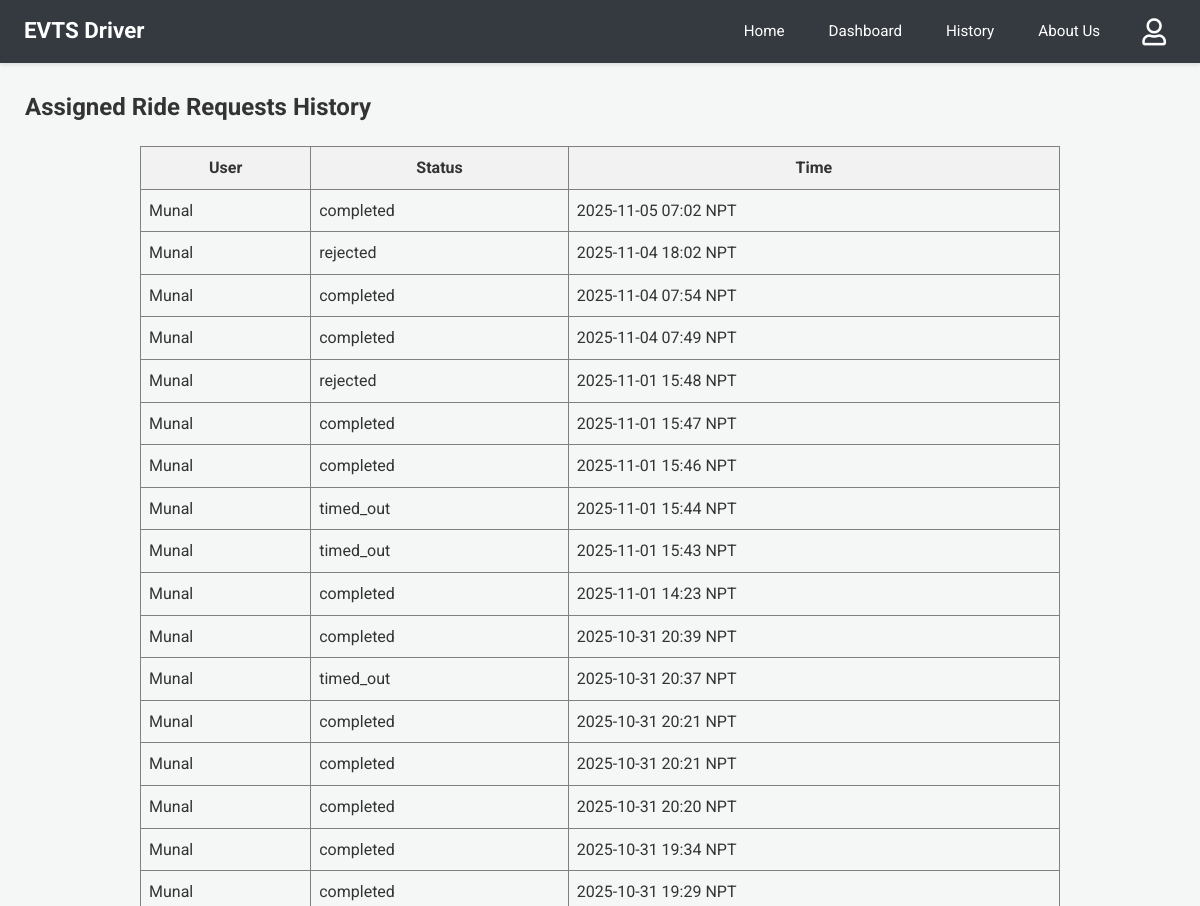
The page /driver-history (signed in, upper part) on the database as committed earlier.
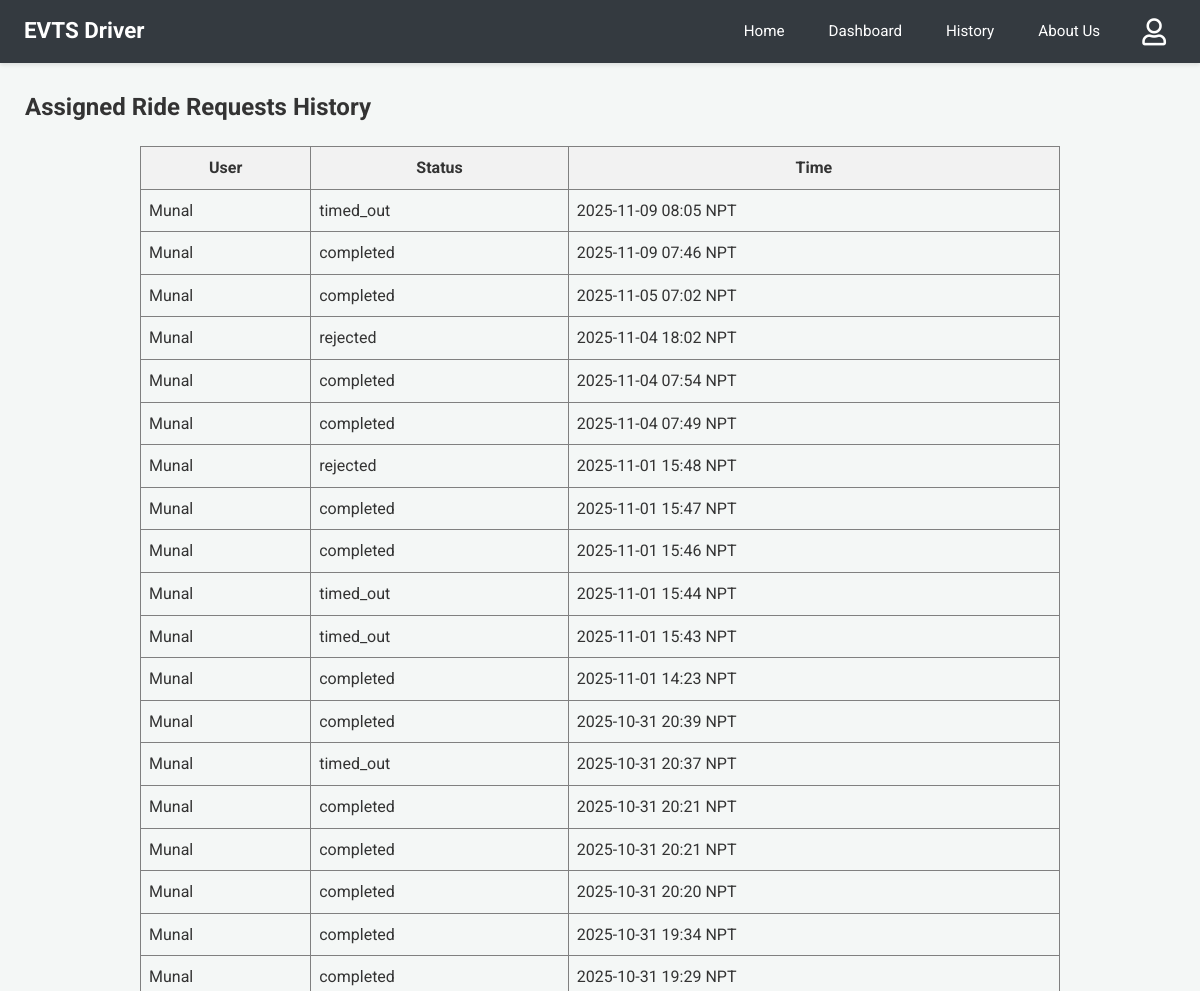
The same page on the database as committed later.
### app.py (models this page shows)
class User(db.Model):
    email = db.Column(db.String(120), primary_key=True)
    name = db.Column(db.String(100))
    phone = db.Column(db.String(15))
    password = db.Column(db.String(256)) # Increased length for hash
    latitude = db.Column(db.Float, nullable=True)
    longitude = db.Column(db.Float, nullable=True)

class RideRequest(db.Model):
    __tablename__ = 'ride_request'
    id = db.Column(db.Integer, primary_key=True)
    user_email = db.Column(db.String(100), nullable=False)
    driver_email = db.Column(db.String(100), nullable=False)
    user_latitude_at_request = db.Column(db.Float, nullable=True)
    user_longitude_at_request = db.Column(db.Float, nullable=True)
    timestamp = db.Column(db.DateTime, default=lambda: datetime.now(timezone.utc))
    status = db.Column(db.String(20), default='Pending')

### app.py (the view)
@app.route('/driver-history')
@login_required_driver
def driver_history():
    reqs_db = RideRequest.query.filter_by(driver_email=session['driver']).order_by(RideRequest.timestamp.desc()).all()
    s_reqs = [{'user_name': (User.query.get(r.user_email).name or r.user_email if User.query.get(r.user_email) else "N/A"),
               'status': r.status, 'timestamp': format_datetime_npt(r.timestamp)} for r in reqs_db]
    response = make_response(render_template('driver_history.html', requests=s_reqs))
    return add_no_cache_to_response(response)

### app.py (called while the page is built)
def format_datetime_npt(dt_utc):
    if dt_utc is None: return "N/A"
    if dt_utc.tzinfo is None or dt_utc.tzinfo.utcoffset(dt_utc) is None:
        dt_utc = dt_utc.replace(tzinfo=timezone.utc)
    else:
        dt_utc = dt_utc.astimezone(timezone.utc)
    dt_npt = dt_utc.astimezone(NPT)
    return dt_npt.strftime('%Y-%m-%d %H:%M NPT')

def login_required_driver(f):
    @wraps(f)
    def decorated_function(*args, **kwargs):
        if 'driver' not in session:
            return redirect(url_for('login', next=request.url))
        return f(*args, **kwargs)
    return decorated_function

def add_no_cache_to_response(response):
    response.headers["Cache-Control"] = "no-cache, no-store, must-revalidate, public, max-age=0"
    response.headers["Pragma"] = "no-cache"
    response.headers["Expires"] = "0"
    return response

### templates/driver_history.html
{% extends 'driver_base.html' %}
{% block content %}
<h2>Assigned Ride Requests History</h2>
{% if requests %}
<table border="1" cellpadding="8" cellspacing="0" style="border-collapse: collapse; width: 80%; margin: 20px auto;">
  <thead>
    <tr style="background-color: #f2f2f2;">
      <th>User</th>
      <th>Status</th>
      <th>Time</th>
    </tr>
  </thead>
  <tbody>
  {% for req in requests %}
  <tr>
    <td>{{ req.user_name }}</td>
    <td>{{ req.status }}</td>
    <td>{{ req.timestamp }}</td>
  </tr>
  {% endfor %}
  </tbody>
</table>
{% else %}
<p>You have no assigned ride request history.</p>
{% endif %}
{% endblock %}

Rows that differ between the two databases and show on the page:
added RideRequest: status "timed_out"
added RideRequest: status "completed"
Other text that changed with them:
new list line: "Munal"
new list line: "2025-11-09 08:05 NPT"
new list line: "2025-11-09 07:46 NPT"
